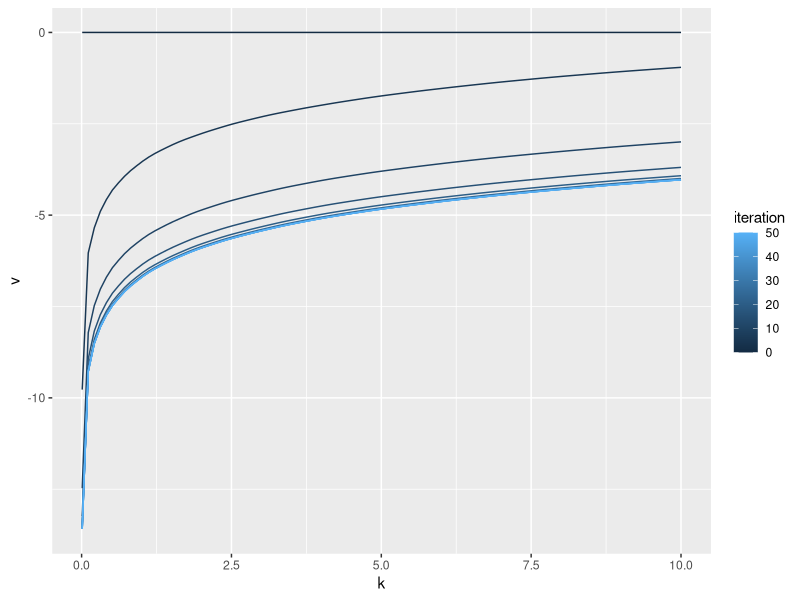

Write R code to recreate this figure.
rm(list=ls())

# Parameter settings
discountFactor <- 0.8
returnsToScale <- 0.6

## Settings for value function approximation
## We approximate V(k) by linearly interpolating between on k.grid
k.grid <- seq(from=0.01,to=10,length.out=100)
iterations <- 50 ## number of bellmanOperator iterations

## model primitives
productionFunction <- function(k) {
    return(k^returnsToScale)
}
utilityFunction <- function(c) {
    return(log(c))
}

## bellman operator
bellmanOperator <- function(V) {
    v.grid <- NA*k.grid
    ## Compute value for each point in grid
    for (i in 1:length(k.grid)) {
        k.old <- k.grid[i]
        obj <- function(k.new) {
            utilityFunction(productionFunction(k.old) - k.new) + discountFactor*V(k.new)
        }
        ## maximize utility plus next value
        res <- optimize(f=obj, interval=c(min(k.grid),
                                   productionFunction(k.old)-0.001),
                        maximum=TRUE)
        v.grid[i] <- res$objective
    }
    return(approxfun(x=k.grid, y=v.grid,rule=2))
}

v0 <- function(k) { return(0) }
v <- list()
v.old <- v0
df <- data.frame(k=k.grid,v=v0(k.grid),iteration=0)
for (t in 1:iterations) {
    v[[t]] <- bellmanOperator(v.old)
    v.old <- v[[t]]
    cat("Completed ",t," of ",iterations," iterations.\n")
    if (t %% (floor(iterations/10))==0)
    df <- rbind(df,data.frame(k=k.grid,v=v[[t]](k.grid),iteration=t))
}

## plot results
library(ggplot2)
ggplot(df,aes(x=k,y=v,colour=iteration,group=iteration)) + geom_line()

